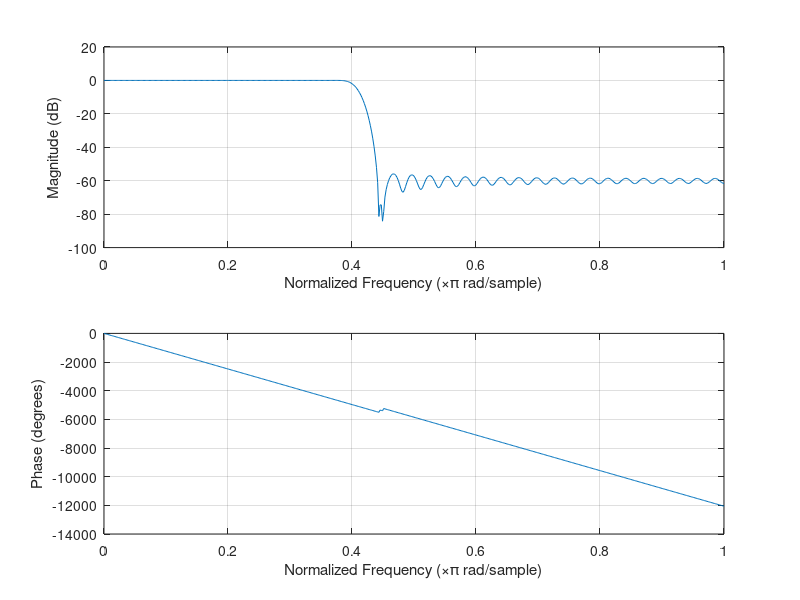
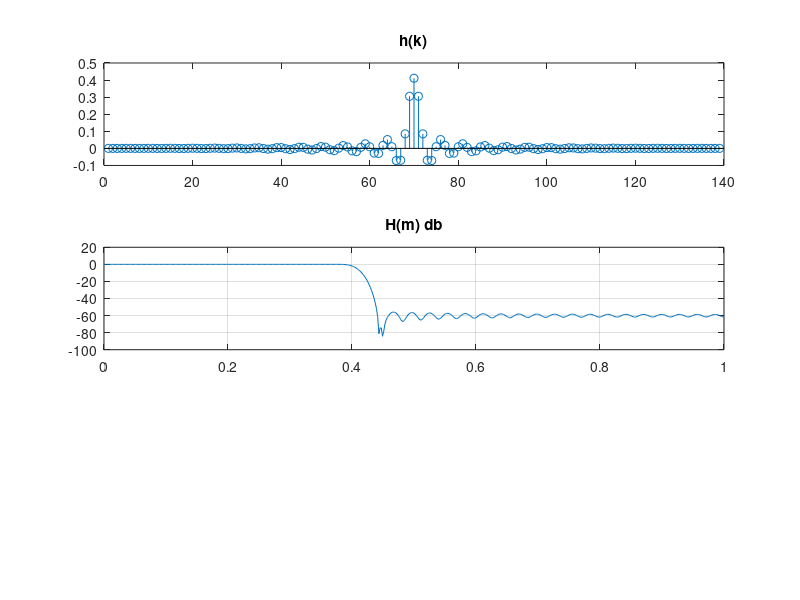

Write MATLAB code to recreate these figures, in order.
% https://se.mathworks.com/help/signal/ug/fir-filter-design.html
% https://se.mathworks.com/help/signal/ref/fir2.html

close all
clear


atten_db = 60
atten_mag = 10^(-atten_db/20)
fs = 1000
fpass = 400
fstop = 420
nfir = atten_db / ( 22 * ( (fstop/fs) - (fpass/fs) ))
nfir = floor( nfir / 2) * 2 + 2

f =  [0 (fpass/fs) (fstop/fs) 1];
mh = [1 1          atten_mag  atten_mag];
% mh = [atten_mag  atten_mag 1 1];
h = fir2(nfir,f,mh);
figure(1)
freqz(h,1);

N = 1024
Hm = fft( [h zeros(1, N - length(h))] );                             % Compute DFT of x
Hm = abs(Hm);  
Hm_db = 20*log10(Hm);

figure
subplot(3,1,1)
stem(h)
title('h(k)')
subplot(3,1,2)
% plot( (0:N/2)*2/N, Hm(1:N/2+1) );
plot( (0:N/2)*2/N, Hm_db(1:N/2+1) );
grid on
title('H(m) db')